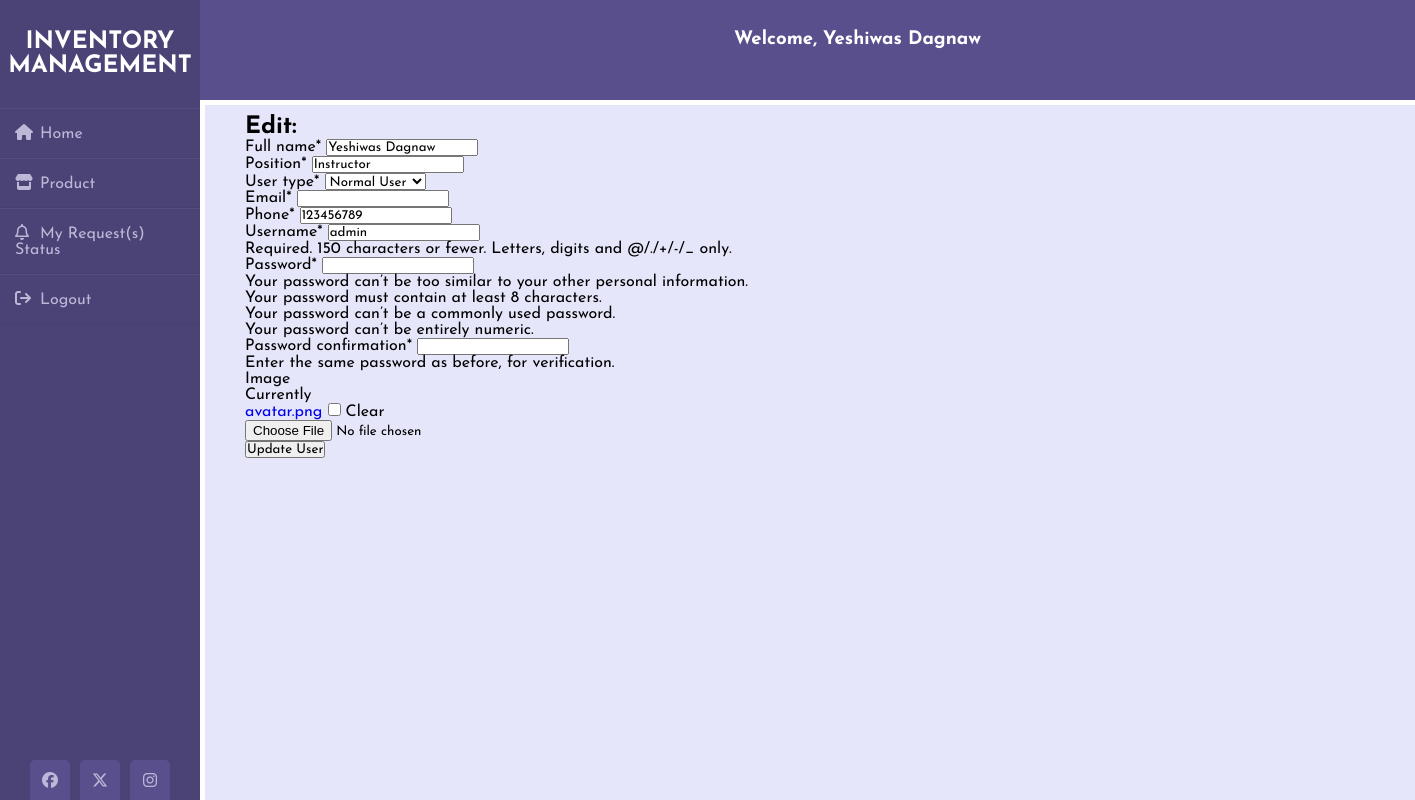
Page /edit-user/1/ on the committed database.
### inventory/models.py (models this page shows)
class UserProfile(AbstractUser):
    USER_TYPE_CHOICES = [
        ('normal', 'Normal User'),
        ('storekeeper', 'Store Keeper'),
        ('admin', 'Admin'),
    ]
    full_name = models.CharField(max_length=255)
    position = models.CharField(max_length=255)
    user_type = models.CharField(max_length=20, choices=USER_TYPE_CHOICES, default='normal')
    phone = models.CharField(max_length=14, default='123456789')
    email = models.EmailField()
    image = models.ImageField(default='avatar.png', upload_to='User_images', blank=True)
    registered_date = models.DateTimeField(auto_now_add=True)
    groups = models.ManyToManyField(
        'auth.Group',
        related_name='user_profiles_groups',
        blank=True,
        verbose_name='groups',
        help_text='The groups this user belongs to. A user will get all permissions granted to each of their groups.',
    )
    user_permissions = models.ManyToManyField(
        'auth.Permission',
        related_name='user_profiles_permissions',
        blank=True,
        verbose_name='user permissions',
        help_text='Specific permissions for this user.',
    )

### inventory/views.py (the view)
# urls.py: path('edit-user/<int:user_id>/', edit_user, name='edit_user'),
def edit_user(request, user_id):
    user = get_object_or_404(UserProfile, id=user_id)
    if request.method == 'POST':
        edit_user_form = CustomUserCreationForm(request.POST, instance=user)
        if edit_user_form.is_valid():
            user = edit_user_form.save(commit=False)
            user.save()
            messages.success(request, f'{user.full_name} updated successfully.')
            return redirect('product_list')
    else:
        edit_user_form = CustomUserCreationForm(instance=user)
    return render(request, 'users/edit_user.html', {'edit_user_form': edit_user_form, 'user': user})

### inventory/forms.py
class CustomUserCreationForm(UserCreationForm):
      class Meta:
        model = UserProfile
        fields = ['full_name', 'position', 'user_type', 'email', 'phone','username', 'password1', 'password2', 'image']

### templates/users/edit_user.html (shortened to what this page needs)
{% extends 'base.html' %}
{% load crispy_forms_tags %}
{% block content %}
<div class="wrapper">
  <div class="content">
    <div class="add">
      <h2>Edit: {{ product.name }}</h2>
      <form method="post" action="{% url 'edit_user' user.id %}">
        {{ edit_user_form|crispy }}
        <button type="submit">Update User</button>
      </form>
    </div>
  </div>
</div>
{% endblock content %}

### templates/nav_main.html (shortened to what this page needs)
<!DOCTYPE html>
<html lang="en">
{% load static %}
<head>
    <link rel="stylesheet" href="{% static 'css/style.css' %}" />
    <link rel="stylesheet" href="https://cdnjs.cloudflare.com/ajax/libs/font-awesome/6.5.1/css/all.min.css" />
</head>
<body>
    <div class="wrapper">
        <div class="sidebar">
            <h2>Inventory Management</h2>
            <ul class="parent-list">
                {% if user.is_authenticated %}
                    {% if user.user_type == 'normal' %}
                        <li><a href="#"><i class="fa fa-house"></i>Home</a></li>
                        <li><a href="#"> <i class="fa fa-solid fa-store"></i>Product</a>
                        </li>
                        <li><a href="{% url 'user_requests_status' %}"><i class="fa far fa-bell"></i>My Request(s) Status</a></li>
                    {% endif %}
                    <li><a href="{% url 'logout' %}"><i class="fa fa-sign-out" aria-hidden="true"></i>Logout</a></li>
                {% else %}
                    <li><a href="{% url 'login' %}"><i class="fa fa-sign-in" aria-hidden="true"></i>Login</a></li>
                    <li><a href="#"><i class="far fa-comment"></i> Message</a></li>
                {% endif %}
            </ul>
            <div class="social_media">
                <a href="#"><i class="fa-brands fa-facebook"></i></a>
                <a href="#"><i class="fa-brands fa-x-twitter"></i></a>
                <a href="#"><i class="fa-brands fa-instagram"></i></a>
            </div>
        </div>
       <div class="header">
        {% if user.is_authenticated %}
            <h3>Welcome, {{ user.full_name}}</h3>
        {% endif %}
       </div>
        </div>
</body>
</html>

### static/css/style.css (style rules this page uses)
* { margin: 0; padding: 0; box-sizing: border-box; list-style: none; text-decoration: none; font-family: 'Josefin Sans', sans-serif; }
body { background-color: #ffffff; }
.wrapper { display: flex; position: relative; }
.wrapper .sidebar { width: 200px; height: 100%; background: #4b4276; padding: 30px 0px; position: fixed; z-index: 1; }
.wrapper .sidebar h2 { color: #fff; text-transform: uppercase; text-align: center; margin-bottom: 30px; }
.wrapper .sidebar ul li { padding: 15px; border-bottom: 1px solid #bdb8d7; border-bottom: 1px solid rgba(0, 0, 0, 0.05); border-top: 1px solid rgba(255, 255, 255, 0.05); }
.wrapper .sidebar ul li a { color: #bdb8d7; display: block; }
.wrapper .sidebar ul li a .fa { width: 25px; }
.wrapper .sidebar ul li a .far { width: 25px; }
.wrapper .sidebar .social_media { position: absolute; bottom: 0; left: 50%; transform: translateX(-50%); display: flex; }
.wrapper .sidebar .social_media a { display: block; width: 40px; background: #594f8d; height: 40px; line-height: 45px; text-align: center; margin: 0 5px; color: #bdb8d7; border-top-left-radius: 5px; border-top-right-radius: 5px; }
.wrapper .header { position: fixed; top: 0; margin-left: 200px; width: 100%; background-color: #594f8d; height: 100px; text-align: center; color: #ffffff; z-index: 2; }
.wrapper .header h3 { color: #ffffff; text-align: center; margin-right: 100px; padding-top: 30px; }
.wrapper .content { margin-left: 205px; margin-top: 105px; background-color:#E6E6FA; padding: 10px; position: absolute; width: 100%; overflow-y: auto; white-space: nowrap; min-height: calc(100vh - 105px); }
.wrapper .content .add { margin-left: 20px; padding-left: 10px; }

### rows in the picture
UserProfile: full_name "Yeshiwas Dagnaw", position "Instructor", user_type "Normal User", phone "123456789", username "admin"
